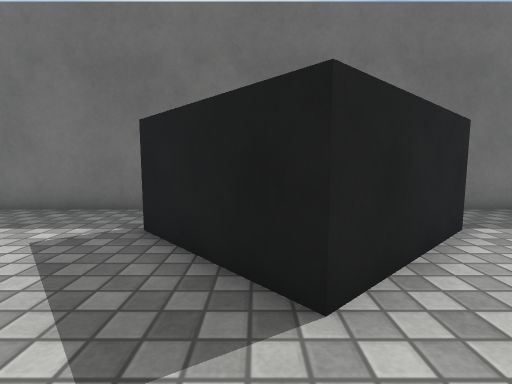
view 1 (above)

16 first-person views from a walk through a 3-D level made in the Unity game engine. The camera is 0.62 m above the floor, tilts 6° down and sees 85° across. The floor is counted in squares, 0.5 m on a side. Each view is taken from the middle of a square. On the plan, view 1 faces up. The plan holds only what a view shows up to about 13 squares ahead; the rest is blank. The place goes on beyond the plan. Surface patterns are stand-ins for the level's own textures.

view 2
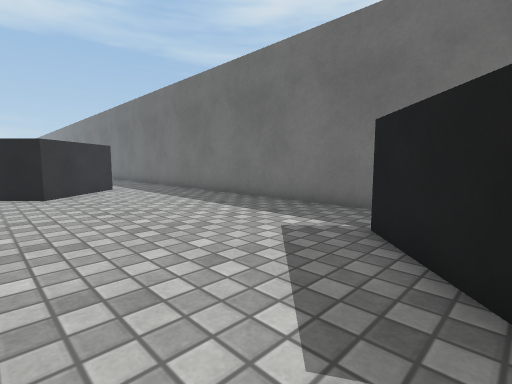

view 3
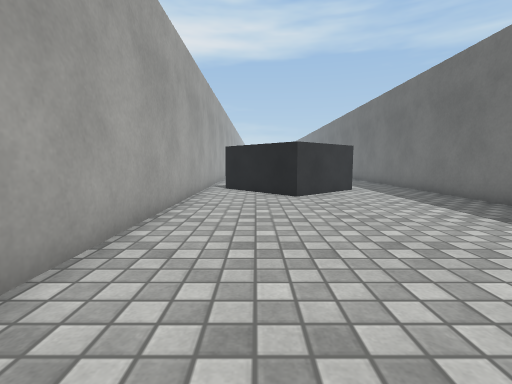

view 4
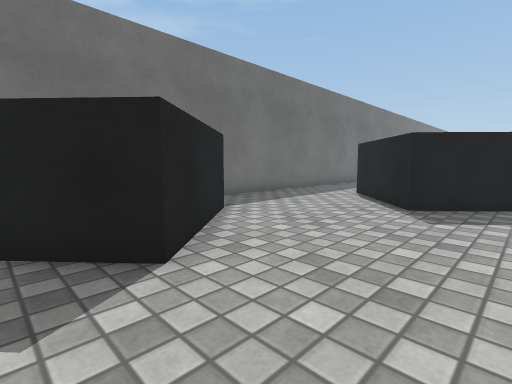

view 5
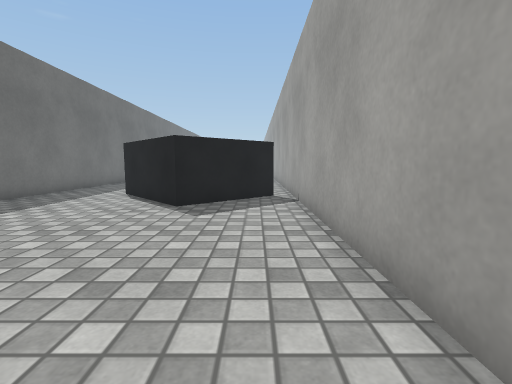

view 6
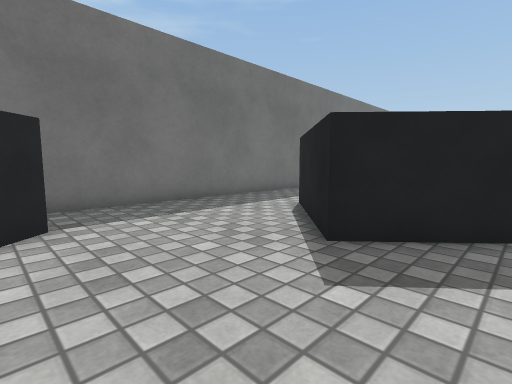

view 7
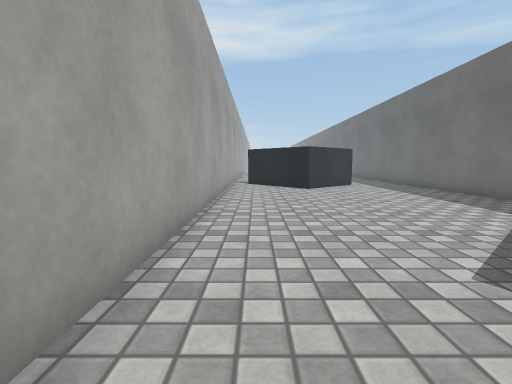

view 8
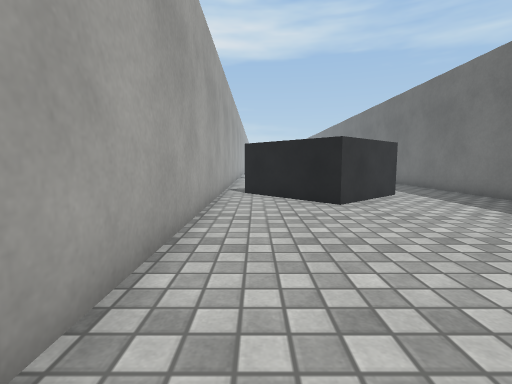

view 9
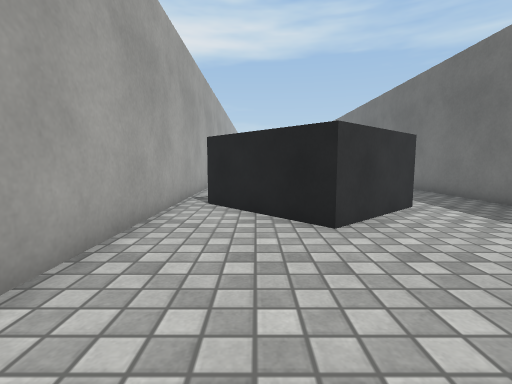

view 10
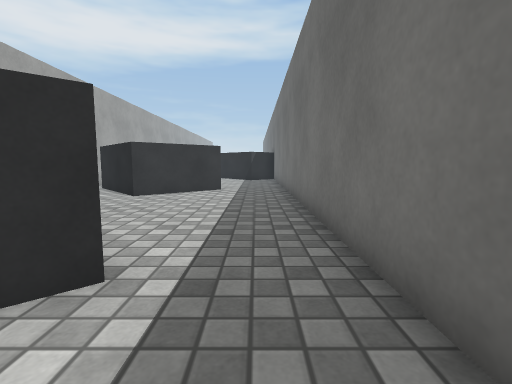

view 11
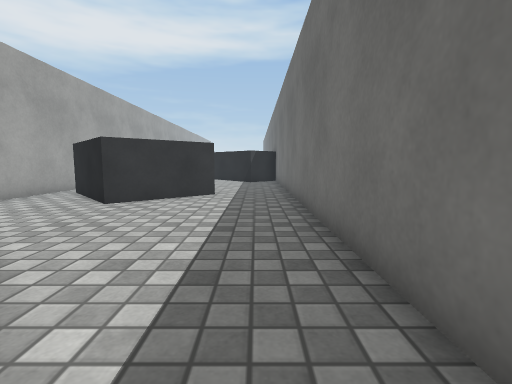

view 12
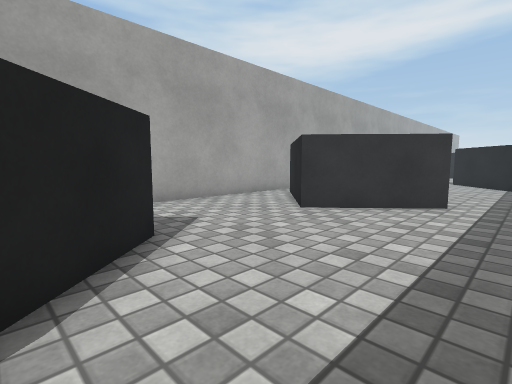

view 13
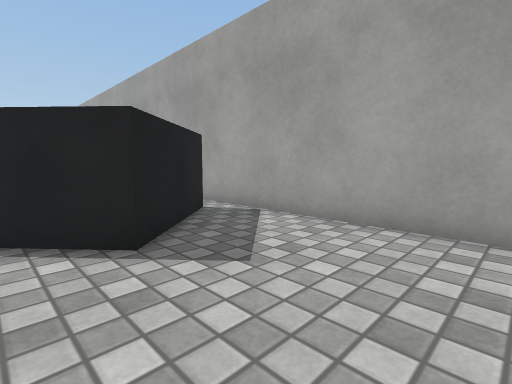

view 14
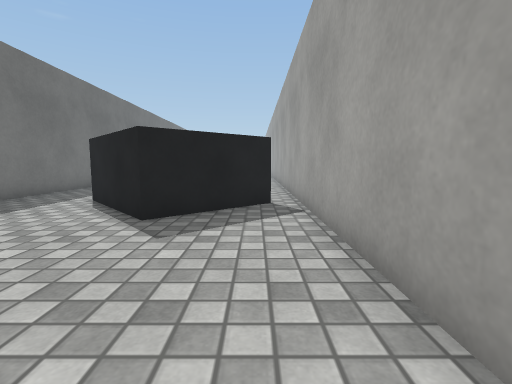

view 15
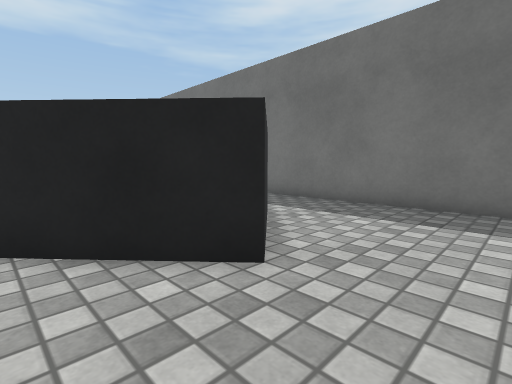

view 16
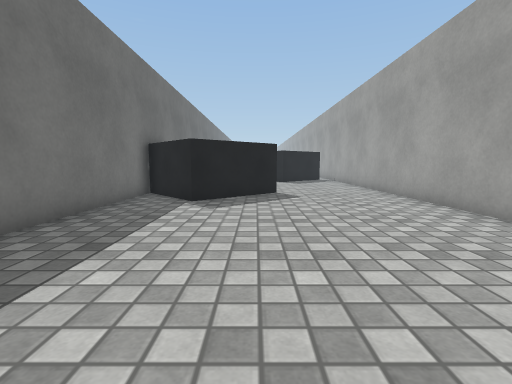

### Floor plan
Key: @ floor where view 1 was taken; # wall or solid block; . floor; O other object.
Columns run from 25 left of view 1 to 10 right of it. Each row starts with its distance up from view 1.
  7 #########################OO  #######
  6 ........................OO   .......
  5 .......................OO   OO......
  4  OO........OO...........O  OO......O
  3   O......OO OO...........OOO......O
  2    O....OO   OO...........O.....OO
  1   OOO...OO   OO.................OO
  0  OO......OOOO............@.......OO
 -1 OO........OO......................O
 -2 ####################################
 -3     #####

Where each view was taken, in squares from view 1:
view 1: 0 up, 0 right, facing up
view 2: 0 up, 0 right, facing up-left
view 3: 0 up, 1 left, facing left
view 4: 1 down, 1 left, facing up-right
view 5: 1 down, 1 left, facing right
view 6: 1 down, 3 right, facing up-right
view 7: 1 down, 2 right, facing left
view 8: 1 down, 3 left, facing left
view 9: 0 up, 6 left, facing left
view 10: 6 up, 11 left, facing left
view 11: 6 up, 13 left, facing left
view 12: 6 up, 15 left, facing down-left
view 13: 3 up, 21 left, facing down-right
view 14: 1 down, 23 left, facing right
view 15: 1 down, 19 left, facing up-left
view 16: 3 up, 11 left, facing right
